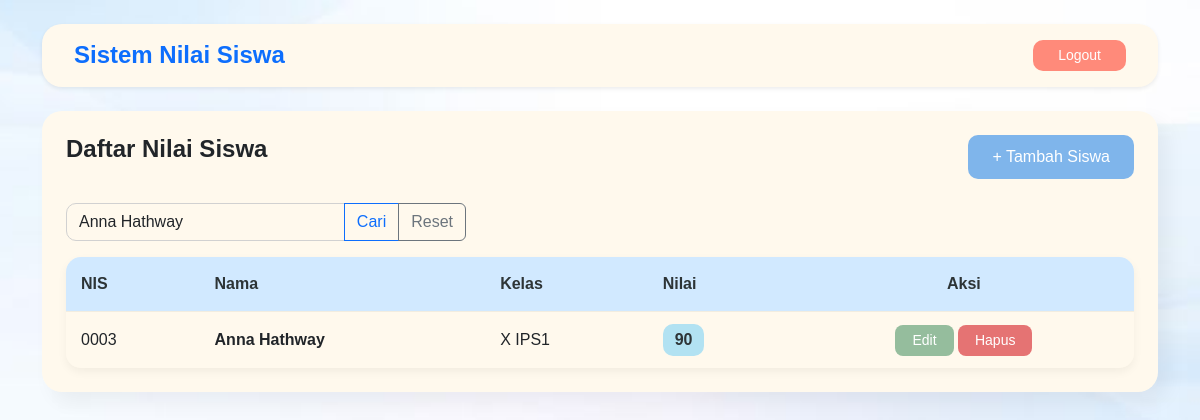
The page /index.php?cari=Anna Hathway (signed in) on the database its author committed.
### tables this page shows
CREATE TABLE `siswa` (
  `id` int(11) NOT NULL,
  `nis` varchar(20) NOT NULL,
  `nama` varchar(100) NOT NULL,
  `kelas` varchar(20) NOT NULL,
  `nilai` int(11) NOT NULL
);

### index.php (the view, shortened to what this page needs)
<?php
include 'koneksi.php';
if (isset($_GET['cari'])) {
    $keyword = mysqli_real_escape_string($conn, $_GET['cari']);
    $query = mysqli_query($conn, "SELECT * FROM siswa WHERE
                nama LIKE '%$keyword%' OR
                nis LIKE '%$keyword%' OR
                kelas LIKE '%$keyword%'
                ORDER BY nama ASC");
} else {
    $query = mysqli_query($conn, "SELECT * FROM siswa ORDER BY nama ASC");
}
?>
<!DOCTYPE html>
<html lang="id">
<head>
    <link href="https://cdn.jsdelivr.net/npm/bootstrap@5.3.0/dist/css/bootstrap.min.css" rel="stylesheet">
    <link rel="stylesheet" href="style.css">
</head>
<body class="index-page">
    <div class="container py-4">
        <div class="card card-aesthetic p-3 mb-4 shadow-sm">
            <div class="d-flex justify-content-between align-items-center px-3">
                <h4 class="m-0 fw-bold text-primary">Sistem Nilai Siswa</h4>
                <a href="logout.php" class="btn btn-sm px-4" style="background-color: var(--soft-red); color: white; border-radius: 10px;">Logout</a>
            </div>
        </div>
        <div class="card card-aesthetic p-4">
            <div class="d-flex justify-content-between mb-4">
                <h4 class="fw-bold">Daftar Nilai Siswa</h4>
                <a href="tambah.php" class="btn btn-tambah px-4">+ Tambah Siswa</a>
            </div>
            <form action="index.php" method="GET" class="mb-3">
                <div class="input-group" style="max-width: 400px;">
                    <input type="text" name="cari" class="form-control" placeholder="Cari Nama atau NIS..." value="<?= isset($_GET['cari']) ? $_GET['cari'] : '' ?>">
                    <button class="btn btn-outline-primary" type="submit">Cari</button>
                    <?php if(isset($_GET['cari'])): ?>
                        <a href="index.php" class="btn btn-outline-secondary">Reset</a>
                    <?php endif; ?>
                </div>
            </form>
            <div class="table-container">
                <table class="table-custom">
                    <thead>
                        <tr>
                            <th>NIS</th>
                            <th>Nama</th>
                            <th>Kelas</th>
                            <th>Nilai</th>
                            <th class="text-center">Aksi</th>
                        </tr>
                    </thead>
                    <tbody>
                        <?php while($row = mysqli_fetch_assoc($query)) : ?>
                            <tr>
                                <td><?= $row['nis']; ?></td>
                                <td class="fw-bold"><?= $row['nama']; ?></td>
                                <td><?= $row['kelas']; ?></td>
                                <td>
                                    <span class="badge-nilai"><?= $row['nilai']; ?></span>
                                </td>
                                <td class="text-center">
                                    <a href="edit.php?id=<?= $row['id']; ?>" class="btn btn-sm px-3" style="background-color: #95bd9d; color: white; border-radius: 8px;">Edit</a>
                                    <a href="hapus.php?id=<?= $row['id']; ?>"
                                    class="btn btn-sm px-3"
                                    style="background-color: #e57373; color: white; border-radius: 8px;"
                                    onclick="return confirm('Apakah anda yakin ingin menghapus data ini?')">
                                    Hapus
                                </a>
                                </td>
                            </tr>
                            <?php endwhile; ?>
                        </tbody>
                    </table>
            </div>
        </div>
    </div>
</body>
</html>

### style.css (style rules this page uses)
:root { --bg-blue: #d1e9ff; --card-cream: #fff9ed; --accent-blue: #7fb5eb; --text-dark: #2d3436; --soft-red: #ff8a7a; --soft-green: #95bd9d; }
body { background-color: var(--bg-blue); font-family: 'Poppins', sans-serif; color: var(--text-dark); }
body.index-page, .tambah-page, .edit-page { background-image: url('bg-index.jpg'); background-size: cover; background-repeat: no-repeat; background-position: center; background-attachment: fixed; height: 100vh; }
.card-aesthetic { background-color: var(--card-cream); border-radius: 20px; border: none; box-shadow: 10px 10px 20px rgba(0,0,0,0.05); }
.btn-masuk, .btn-tambah { background-color: var(--accent-blue); color: white; border-radius: 10px; border: none; padding: 10px; }
.form-control { background-color: transparent; border: 1px solid #d1d1d1; border-radius: 10px; }
.table-container { border-radius: 15px; overflow: hidden; border: none; box-shadow: 0 4px 10px rgba(0,0,0,0.05); }
.table-custom { width: 100%; margin-bottom: 0; border-collapse: collapse; }
.table-custom thead tr { background-color: #d1e9ff !important; }
.table-custom thead th { padding: 15px; border: none; color: #2d3436; font-weight: bold; }
.table-custom tbody tr { background-color: #fff9ed !important; border-top: 1px solid #f2ede0; }
.table-custom tbody td { padding: 12px 15px; border: none; vertical-align: middle; }
.badge-nilai { background-color: #b2e2f2; padding: 4px 12px; border-radius: 10px; font-weight: bold; color: #2d3436; display: inline-block; }

### rows shown on the page
siswa: nis "0003", nama "Anna Hathway", kelas "X IPS1", nilai "90"
